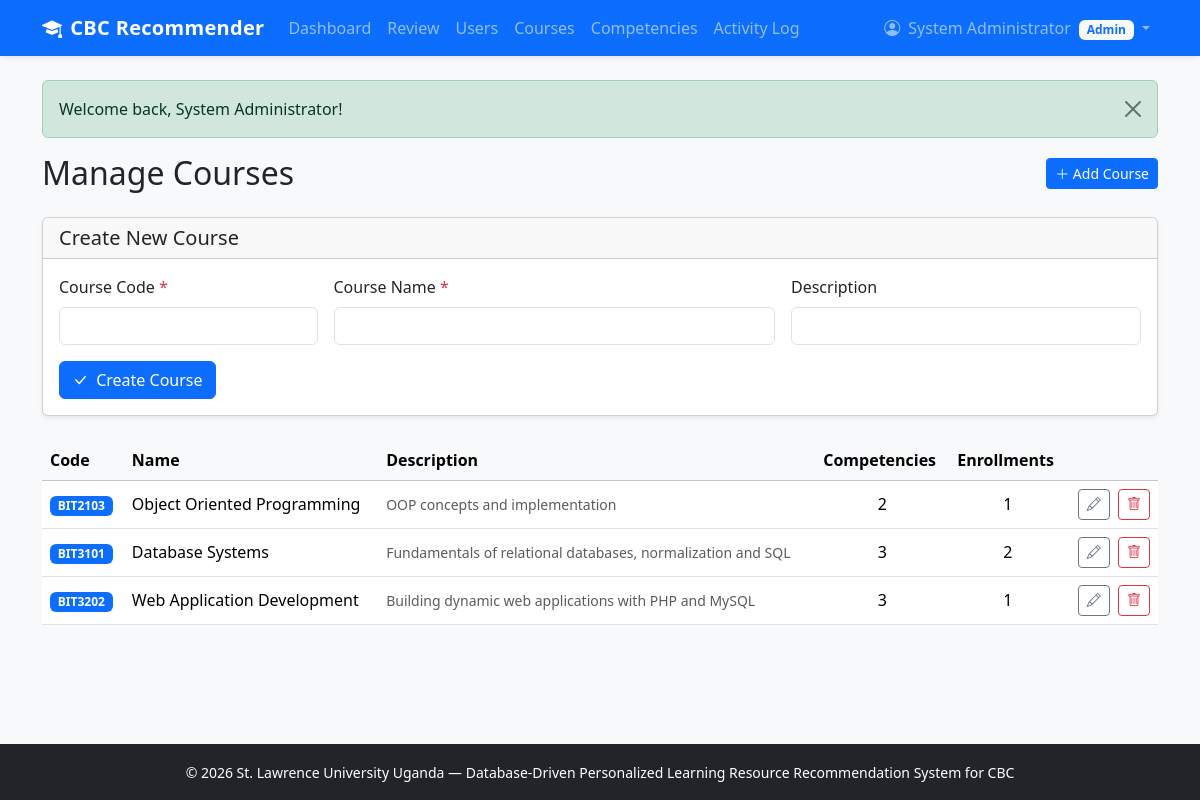
The page /admin/courses.php (signed in) on the database its author committed.
### tables this page shows
CREATE TABLE courses (
    course_id INT PRIMARY KEY AUTO_INCREMENT,
    course_code VARCHAR(20) UNIQUE NOT NULL,
    course_name VARCHAR(150) NOT NULL,
    description TEXT,
    created_at TIMESTAMP DEFAULT CURRENT_TIMESTAMP
);

### includes/functions.php (called while the page is built, shortened)
<?php
function e(?string $value): string
{
    return htmlspecialchars($value ?? '', ENT_QUOTES, 'UTF-8');
}

### admin/courses.php (the view, shortened to what this page needs)
<?php
$pdo = getPDO();
$editing_course = null;
$courses = $pdo->query('
    SELECT co.*,
           (SELECT COUNT(*) FROM competencies WHERE course_id = co.course_id) AS comp_count,
           (SELECT COUNT(*) FROM enrollments WHERE course_id = co.course_id) AS enroll_count
    FROM courses co
    ORDER BY co.course_code
')->fetchAll();
require_once __DIR__ . '/../includes/header.php';
?>
<div class="d-flex justify-content-between align-items-center mb-4">
    <h2 class="mb-0">Manage Courses</h2>
    <a href="#create-form" class="btn btn-primary btn-sm">
        <i class="bi bi-plus-lg"></i> Add Course
    </a>
</div>
<div class="card shadow-sm mb-4" id="create-form">
    <div class="card-header">
        <h5 class="mb-0"><?= $editing_course ? 'Edit Course' : 'Create New Course' ?></h5>
    </div>
    <div class="card-body">
        <form method="POST">
            <div class="row g-3">
                <div class="col-md-3">
                    <label class="form-label">Course Code <span class="text-danger">*</span></label>
                    <input type="text" name="course_code" class="form-control"
                           value="<?= e($_POST['course_code'] ?? $editing_course['course_code'] ?? '') ?>" required>
                </div>
                <div class="col-md-5">
                    <label class="form-label">Course Name <span class="text-danger">*</span></label>
                    <input type="text" name="course_name" class="form-control"
                           value="<?= e($_POST['course_name'] ?? $editing_course['course_name'] ?? '') ?>" required>
                </div>
                <div class="col-md-4">
                    <label class="form-label">Description</label>
                    <input type="text" name="description" class="form-control"
                           value="<?= e($_POST['description'] ?? $editing_course['description'] ?? '') ?>">
                </div>
            </div>
            <div class="mt-3">
                <button type="submit" class="btn btn-primary">
                    <i class="bi bi-check-lg me-1"></i> <?= $editing_course ? 'Update Course' : 'Create Course' ?>
                </button>
            </div>
        </form>
    </div>
</div>
<div class="table-responsive">
    <table class="table table-hover align-middle">
        <thead class="table-light">
            <tr>
                <th>Code</th>
                <th>Name</th>
                <th>Description</th>
                <th>Competencies</th>
                <th>Enrollments</th>
                <th></th>
            </tr>
        </thead>
        <tbody>
            <?php foreach ($courses as $c): ?>
                <tr>
                    <td><span class="badge bg-primary"><?= e($c['course_code']) ?></span></td>
                    <td><?= e($c['course_name']) ?></td>
                    <td class="text-muted small"><?= e(mb_strimwidth($c['description'] ?? '', 0, 60, '...')) ?></td>
                    <td class="text-center"><?= (int)$c['comp_count'] ?></td>
                    <td class="text-center"><?= (int)$c['enroll_count'] ?></td>
                    <td class="text-end">
                        <a href="?edit=<?= (int)$c['course_id'] ?>#create-form"
                           class="btn btn-sm btn-outline-secondary me-1">
                            <i class="bi bi-pencil"></i>
                        </a>
                        <form method="POST" class="d-inline"
                              onsubmit="return confirm('Delete this course and all its competencies and resources?')">
                            <button type="submit" class="btn btn-sm btn-outline-danger">
                                <i class="bi bi-trash"></i>
                            </button>
                        </form>
                    </td>
                </tr>
            <?php endforeach; ?>
        </tbody>
    </table>
</div>
<?php require_once __DIR__ . '/../includes/footer.php'; ?>

### assets/css/style.css (style rules this page uses)
body { min-height: 100vh; display: flex; flex-direction: column; }

### rows shown on the page
courses: course_code "BIT2103", course_name "Object Oriented Programming", description "OOP concepts and implementation", comp_count "2", enroll_count "1"
courses: course_code "BIT3101", course_name "Database Systems", description "Fundamentals of relational databases, normalization and SQL", comp_count "3", enroll_count "2"
courses: course_code "BIT3202", course_name "Web Application Development", description "Building dynamic web applications with PHP and MySQL", comp_count "3", enroll_count "1"

### other values the page prints
$_SESSION['full_name'] "System Administrator"
current_role() "Admin"
$flash['message'] "Welcome back, System Administrator!"
